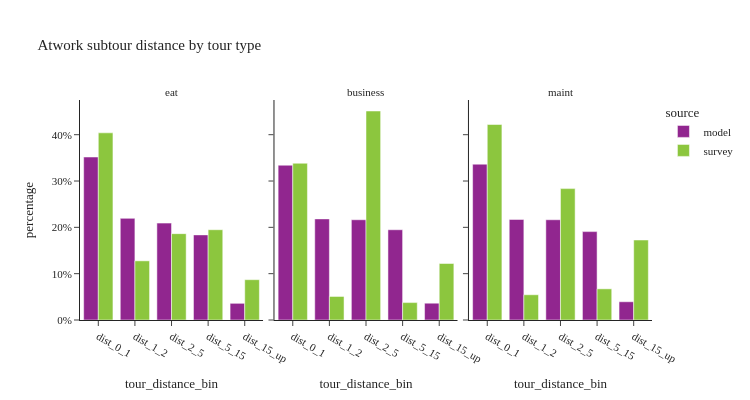

Notebook code for this chart:
### Code cell
util.plot_share_facetbar(atwork_subtour, 'tour_weight', share_col="tour_distance_bin", title="Atwork subtour distance by tour type", 
                             facet_col='tour_type', facet_col_wrap=3, height=400, orientation='v')

### Figure 1 — Plotly figure (JSON) as saved in the notebook; plotly's stock layout.template omitted (floating-point values rounded to 4 significant figures)
{"data": [{"alignmentgroup": "True", "customdata": [[78422], [48901], [46614], [40953], [8028]], "hovertemplate": "source=model<br>tour_type=eat<br>tour_distance_bin=%{x}<br>percentage=%{y}<br>sample_size=%{customdata[0]}<extra></extra>", "legendgroup": "model", "marker": {"color": "#91268F", "pattern": {"shape": ""}}, "name": "model", "offsetgroup": "model", "orientation": "v", "showlegend": true, "textposition": "auto", "type": "bar", "x": ["dist_0_1", "dist_1_2", "dist_2_5", "dist_5_15", "dist_15_up"], "xaxis": "x", "y": [0.3518, 0.2194, 0.2091, 0.1837, 0.03601], "yaxis": "y"}, {"alignmentgroup": "True", "customdata": [[16711], [10917], [10823], [9744], [1820]], "hovertemplate": "source=model<br>tour_type=business<br>tour_distance_bin=%{x}<br>percentage=%{y}<br>sample_size=%{customdata[0]}<extra></extra>", "legendgroup": "model", "marker": {"color": "#91268F", "pattern": {"shape": ""}}, "name": "model", "offsetgroup": "model", "orientation": "v", "showlegend": false, "textposition": "auto", "type": "bar", "x": ["dist_0_1", "dist_1_2", "dist_2_5", "dist_5_15", "dist_15_up"], "xaxis": "x2", "y": [0.3341, 0.2183, 0.2164, 0.1948, 0.03639], "yaxis": "y2"}, {"alignmentgroup": "True", "customdata": [[12122], [7823], [7800], [6876], [1420]], "hovertemplate": "source=model<br>tour_type=maint<br>tour_distance_bin=%{x}<br>percentage=%{y}<br>sample_size=%{customdata[0]}<extra></extra>", "legendgroup": "model", "marker": {"color": "#91268F", "pattern": {"shape": ""}}, "name": "model", "offsetgroup": "model", "orientation": "v", "showlegend": false, "textposition": "auto", "type": "bar", "x": ["dist_0_1", "dist_1_2", "dist_2_5", "dist_5_15", "dist_15_up"], "xaxis": "x3", "y": [0.3363, 0.2171, 0.2164, 0.1908, 0.0394], "yaxis": "y3"}, {"alignmentgroup": "True", "customdata": [[43], [17], [24], [28], [14]], "hovertemplate": "source=survey<br>tour_type=eat<br>tour_distance_bin=%{x}<br>percentage=%{y}<br>sample_size=%{customdata[0]}<extra></extra>", "legendgroup": "survey", "marker": {"color": "#8CC63E", "pattern": {"shape": ""}}, "name": "survey", "offsetgroup": "survey", "orientation": "v", "showlegend": true, "textposition": "auto", "type": "bar", "x": ["dist_0_1", "dist_1_2", "dist_2_5", "dist_5_15", "dist_15_up"], "xaxis": "x", "y": [0.404, 0.1277, 0.1864, 0.1949, 0.08703], "yaxis": "y"}, {"alignmentgroup": "True", "customdata": [[27], [20], [28], [15], [6]], "hovertemplate": "source=survey<br>tour_type=business<br>tour_distance_bin=%{x}<br>percentage=%{y}<br>sample_size=%{customdata[0]}<extra></extra>", "legendgroup": "survey", "marker": {"color": "#8CC63E", "pattern": {"shape": ""}}, "name": "survey", "offsetgroup": "survey", "orientation": "v", "showlegend": false, "textposition": "auto", "type": "bar", "x": ["dist_0_1", "dist_1_2", "dist_2_5", "dist_5_15", "dist_15_up"], "xaxis": "x2", "y": [0.3384, 0.05096, 0.4511, 0.03755, 0.122], "yaxis": "y2"}, {"alignmentgroup": "True", "customdata": [[26], [23], [27], [23], [15]], "hovertemplate": "source=survey<br>tour_type=maint<br>tour_distance_bin=%{x}<br>percentage=%{y}<br>sample_size=%{customdata[0]}<extra></extra>", "legendgroup": "survey", "marker": {"color": "#8CC63E", "pattern": {"shape": ""}}, "name": "survey", "offsetgroup": "survey", "orientation": "v", "showlegend": false, "textposition": "auto", "type": "bar", "x": ["dist_0_1", "dist_1_2", "dist_2_5", "dist_5_15", "dist_15_up"], "xaxis": "x3", "y": [0.422, 0.0545, 0.2836, 0.06726, 0.1727], "yaxis": "y3"}], "layout": {"annotations": [{"font": {}, "showarrow": false, "text": "eat", "x": 0.16, "xanchor": "center", "xref": "paper", "y": 1.0, "yanchor": "bottom", "yref": "paper"}, {"font": {}, "showarrow": false, "text": "business", "x": 0.5, "xanchor": "center", "xref": "paper", "y": 1.0, "yanchor": "bottom", "yref": "paper"}, {"font": {}, "showarrow": false, "text": "maint", "x": 0.84, "xanchor": "center", "xref": "paper", "y": 1.0, "yanchor": "bottom", "yref": "paper"}], "barmode": "group", "height": 400, "legend": {"title": {"text": "source"}, "tracegroupgap": 0}, "title": {"text": "Atwork subtour distance by tour type"}, "width": 750, "xaxis": {"anchor": "y", "domain": [0.0, 0.32], "title": {"text": "tour_distance_bin"}}, "xaxis2": {"anchor": "y2", "domain": [0.34, 0.66], "matches": "x", "title": {"text": "tour_distance_bin"}}, "xaxis3": {"anchor": "y3", "domain": [0.68, 1.0], "matches": "x", "title": {"text": "tour_distance_bin"}}, "yaxis": {"anchor": "x", "domain": [0.0, 1.0], "tickformat": ".0%", "title": {"text": "percentage"}}, "yaxis2": {"anchor": "x2", "domain": [0.0, 1.0], "matches": "y", "showticklabels": false, "tickformat": ".0%"}, "yaxis3": {"anchor": "x3", "domain": [0.0, 1.0], "matches": "y", "showticklabels": false}}}
